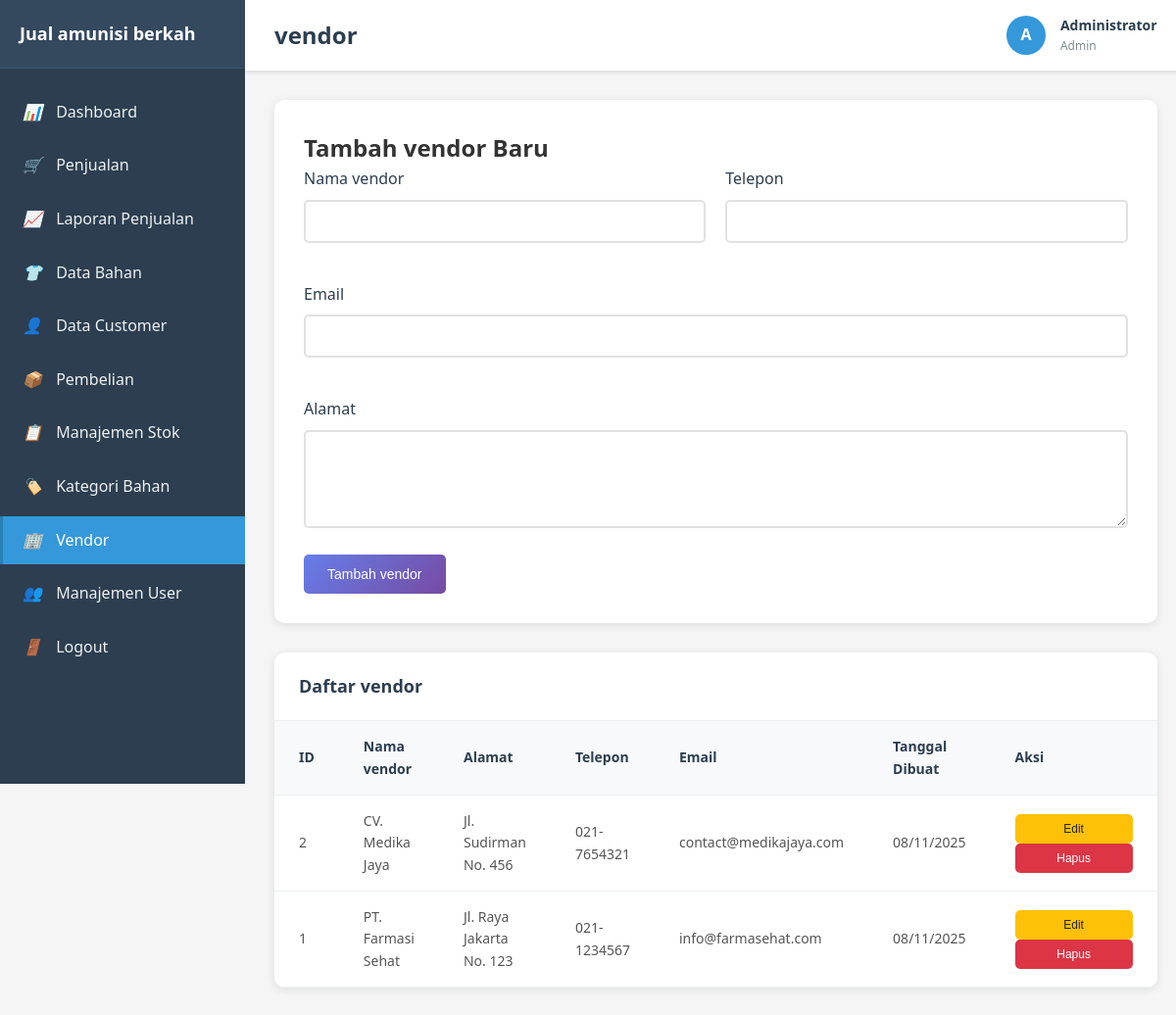
The app's page /vendor.php (signed in) with its own data.
### tables this page shows
CREATE TABLE vendor (
    id INT AUTO_INCREMENT PRIMARY KEY,
    nama_vendor VARCHAR(200) NOT NULL,
    alamat TEXT,
    telepon VARCHAR(20),
    email VARCHAR(100),
    created_at TIMESTAMP DEFAULT CURRENT_TIMESTAMP
);

### models/Vendor.php (called while the page is built, shortened)
<?php
class Vendor {
    private $conn;
    private $table_name = "vendor";
    public function __construct($db) {
        $this->conn = $db;
    }
    public function readAll() {
        $query = "SELECT * FROM " . $this->table_name . " ORDER BY nama_vendor";
        $stmt = $this->conn->prepare($query);
        $stmt->execute();
        return $stmt;
    }
}
?>

### vendor.php (the view, shortened to what this page needs)
<?php
require_once 'models/Vendor.php';
$database = new Database();
$db = $database->getConnection();
$vendor = new Vendor($db);
$stmt = $vendor->readAll();
?>
<!DOCTYPE html>
<html lang="id">
<head>
    <link rel="stylesheet" href="assets/css/style.css">
</head>
<body>
    <div class="main-container">
        <nav class="sidebar">
            <div class="sidebar-header">
                <h2><?php echo APP_NAME; ?></h2>
            </div>
            <ul class="sidebar-nav">
                <li class="nav-item">
                    <a href="dashboard.php" class="nav-link">
                        <i>📊</i> Dashboard
                    </a>
                </li>
                <li class="nav-item">
                    <a href="penjualan.php" class="nav-link">
                        <i>🛒</i> Penjualan
                    </a>
                </li>
                <li class="nav-item">
                    <a href="laporan_penjualan.php" class="nav-link">
                        <i>📈</i> Laporan Penjualan
                    </a>
                </li>
                <li class="nav-item">
                    <a href="bahan.php" class="nav-link">
                        <i>👕</i> Data Bahan
                    </a>
                </li>
                <li class="nav-item">
                    <a href="customer.php" class="nav-link">
                        <i>👤</i> Data Customer
                    </a>
                </li>
                <li class="nav-item">
                    <a href="pembelian.php" class="nav-link">
                        <i>📦</i> Pembelian
                    </a>
                </li>
                <li class="nav-item">
                    <a href="stok.php" class="nav-link">
                        <i>📋</i> Manajemen Stok
                    </a>
                </li>
                <li class="nav-item">
                    <a href="kategori.php" class="nav-link">
                        <i>🏷️</i> Kategori Bahan
                    </a>
                </li>
                <li class="nav-item">
                    <a href="vendor.php" class="nav-link active">
                        <i>🏢</i> Vendor
                    </a>
                </li>
                <li class="nav-item">
                    <a href="users.php" class="nav-link">
                        <i>👥</i> Manajemen User
                    </a>
                </li>
                <li class="nav-item">
                    <a href="logout.php" class="nav-link">
                        <i>🚪</i> Logout
                    </a>
                </li>
            </ul>
        </nav>
        <main class="main-content">
            <header class="top-nav">
                <h1>vendor</h1>
                <div class="user-info">
                    <div class="user-avatar">
                        <?php echo strtoupper(substr($_SESSION['nama_lengkap'], 0, 1)); ?>
                    </div>
                    <div class="user-details">
                        <div class="user-name"><?php echo $_SESSION['nama_lengkap']; ?></div>
                        <div class="user-role"><?php echo ucfirst($_SESSION['user_role']); ?></div>
                    </div>
                </div>
            </header>
            <div class="content">
                <div class="form-container">
                    <h2>Tambah vendor Baru</h2>
                    <form method="POST">
                        <div class="form-row">
                            <div class="form-group">
                                <label for="nama_vendor">Nama vendor</label>
                                <input type="text" id="nama_vendor" name="nama_vendor" required>
                            </div>
                            <div class="form-group">
                                <label for="telepon">Telepon</label>
                                <input type="text" id="telepon" name="telepon">
                            </div>
                        </div>
                        <div class="form-row">
                            <div class="form-group">
                                <label for="email">Email</label>
                                <input type="email" id="email" name="email">
                            </div>
                        </div>
                        <div class="form-group">
                            <label for="alamat">Alamat</label>
                            <textarea id="alamat" name="alamat" rows="3"></textarea>
                        </div>
                        <button type="submit" class="btn btn-primary">Tambah vendor</button>
                    </form>
                </div>
                <div class="table-container">
                    <div class="table-header">
                        <h3 class="table-title">Daftar vendor</h3>
                    </div>
                    <table class="table">
                        <thead>
                            <tr>
                                <th>ID</th>
                                <th>Nama vendor</th>
                                <th>Alamat</th>
                                <th>Telepon</th>
                                <th>Email</th>
                                <th>Tanggal Dibuat</th>
                                <th>Aksi</th>
                            </tr>
                        </thead>
                        <tbody>
                            <?php while ($row = $stmt->fetch(PDO::FETCH_ASSOC)): ?>
                            <tr>
                                <td><?php echo $row['id']; ?></td>
                                <td><?php echo $row['nama_vendor']; ?></td>
                                <td><?php echo $row['alamat'] ?: '-'; ?></td>
                                <td><?php echo $row['telepon'] ?: '-'; ?></td>
                                <td><?php echo $row['email'] ?: '-'; ?></td>
                                <td><?php echo date('d/m/Y', strtotime($row['created_at'])); ?></td>
                                <td>
                                    <button onclick="editvendor(<?php echo htmlspecialchars(json_encode($row)); ?>)"
                                            class="btn btn-warning btn-sm">Edit</button>
                                    <button onclick="deletevendor(<?php echo $row['id']; ?>)"
                                            class="btn btn-danger btn-sm">Hapus</button>
                                </td>
                            </tr>
                            <?php endwhile; ?>
                        </tbody>
                    </table>
                </div>
            </div>
        </main>
    </div>
</body>
</html>

### assets/css/style.css (style rules this page uses)
* { margin: 0; padding: 0; box-sizing: border-box; }
body { font-family: 'Segoe UI', Tahoma, Geneva, Verdana, sans-serif; line-height: 1.6; color: #333; background-color: #f5f5f5; }
.btn { display: inline-block; padding: 12px 24px; border: none; border-radius: 5px; text-decoration: none; text-align: center; cursor: pointer; font-size: 14px; font-weight: 500; transition: all 0.3s ease; min-width: 120px; }
.btn-primary { background: linear-gradient(135deg, #667eea 0%, #764ba2 100%); color: white; }
.btn-danger { background: #dc3545; color: white; }
.btn-warning { background: #ffc107; color: #212529; }
.btn-sm { padding: 8px 16px; font-size: 12px; }
.main-container { display: flex; min-height: 100vh; }
.sidebar { width: 250px; background: #2c3e50; color: white; padding: 0; position: fixed; height: 100vh; overflow-y: auto; transition: transform 0.3s ease; z-index: 1000; }
.sidebar-header { padding: 20px; background: #34495e; border-bottom: 1px solid #3d566e; }
.sidebar-header h2 { font-size: 18px; font-weight: 600; }
.sidebar-nav { padding: 20px 0; }
.nav-item { margin-bottom: 5px; }
.nav-link { display: block; padding: 12px 20px; color: #ecf0f1; text-decoration: none; transition: all 0.3s ease; border-left: 3px solid transparent; }
.nav-link.active { background: #3498db; border-left-color: #2980b9; color: white; }
.nav-link i { margin-right: 10px; width: 20px; text-align: center; }
.main-content { flex: 1; margin-left: 250px; padding: 0; }
.top-nav { background: white; padding: 15px 30px; box-shadow: 0 2px 4px rgba(0,0,0,0.1); display: flex; justify-content: space-between; align-items: center; position: sticky; top: 0; z-index: 999; }
.top-nav h1 { font-size: 24px; color: #2c3e50; margin: 0; }
.user-info { display: flex; align-items: center; gap: 15px; }
.user-avatar { width: 40px; height: 40px; background: #3498db; border-radius: 50%; display: flex; align-items: center; justify-content: center; color: white; font-weight: bold; }
.user-details { display: flex; flex-direction: column; }
.user-name { font-weight: 600; color: #2c3e50; font-size: 14px; }
.user-role { font-size: 12px; color: #7f8c8d; text-transform: capitalize; }
.content { padding: 30px; }
.table-container { background: white; border-radius: 10px; box-shadow: 0 2px 10px rgba(0,0,0,0.1); overflow: hidden; }
.table-header { padding: 20px 25px; border-bottom: 1px solid #ecf0f1; display: flex; justify-content: space-between; align-items: center; }
.table-title { font-size: 18px; font-weight: 600; color: #2c3e50; }
.table { width: 100%; border-collapse: collapse; }
.table th, .table td { padding: 15px 25px; text-align: left; border-bottom: 1px solid #ecf0f1; }
.table th { background: #f8f9fa; font-weight: 600; color: #2c3e50; font-size: 14px; }
.table td { font-size: 14px; color: #555; }
.form-container { background: white; border-radius: 10px; box-shadow: 0 2px 10px rgba(0,0,0,0.1); padding: 30px; margin-bottom: 30px; }
.form-row { display: grid; grid-template-columns: repeat(auto-fit, minmax(250px, 1fr)); gap: 20px; margin-bottom: 20px; }
.form-group { margin-bottom: 20px; }
.form-group label { display: block; margin-bottom: 8px; font-weight: 500; color: #2c3e50; }
.form-group input, .form-group select, .form-group textarea { width: 100%; padding: 12px 15px; border: 2px solid #e1e1e1; border-radius: 5px; font-size: 14px; transition: border-color 0.3s ease; }
.form-group textarea { resize: vertical; min-height: 100px; }

### records on screen
vendor: id "2", nama_vendor "CV. Medika Jaya", alamat "Jl. Sudirman No. 456", telepon "021-7654321", email "contact@medikajaya.com", created_at "08/11/2025"
vendor: id "1", nama_vendor "PT. Farmasi Sehat", alamat "Jl. Raya Jakarta No. 123", telepon "021-1234567", email "info@farmasehat.com", created_at "08/11/2025"

### other values on screen
APP_NAME "Jual amunisi berkah"
substr($_SESSION['nama_lengkap'], 0, 1) "A"
$_SESSION['nama_lengkap'] "Administrator"
$_SESSION['user_role'] "Admin"
